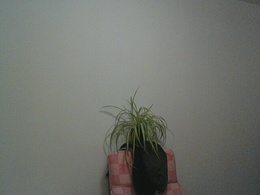
%> input picture exercise1/Assignment2/img1.jpg, 260 x 195 px, shrunk from 640 x 480 before the run; the run also reads 2 pictures not shown here
$ octave assignment2e.m   (GNU Octave 9; MATLAB toolbox functions it lacks are replaced by stand-ins)
%> lines starting %> are read from the running program, lines starting %| are printed output that depends on the picture
### exercise1/Assignment3/myhist.m
function [ H, bins ] = myhist(I , nbins) % H, bins are outputs and I,nbins are inputs
I = reshape(I, 1, numel(I) ); % reshape image in 1D vector 1xI_len
H = zeros(1, nbins) ; % initialize the histogram
max_val_in = 255 ; % highest input value
min_val_in = 0 ; % lowest input value
max_val_out = nbins; % highest cell index
min_val_out = 1 ; % lowest cell index
% Compute bin numbers for all pixels
f = (max_val_out - min_val_out) / (max_val_in - min_val_in); % Compute the scaling factor
idx = floor(double(I) * f) + min_val_out; % Calculate indices for all pixels, rounding them down
idx(idx > nbins) = nbins; % Truncate the outliers
for i = 1 : length(I) % Now iterate the image and increase appropriate histogram cell for each ←-
% pixel
H(idx(i)) = H(idx(i)) + 1;
end
% Normalize the histogram (sum of cell values equals 1)
H = H / sum(H) ;
% Compute reference values for all cells in the histogram
bins = ( (1 : nbins) - min_val_out) ./ f;
end

### exercise1/Assignment2/assignment2e.m
% images go from img1.jpg- the lighest - to the img5.jpg - the darkest.

A1 = rgb2gray(imread('img1.jpg'));
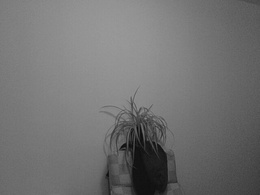
%> A1: size 195x260 uint8; min 9, max 153, mean 113.7
A2 = rgb2gray(imread('img2.jpg'));
%> A2: size 195x260 uint8; min 9, max 140, mean 112.1
A3 = rgb2gray(imread('img3.jpg'));
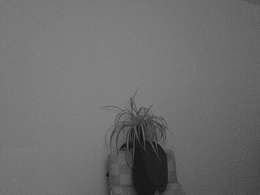
%> A3: size 195x260 uint8; min 17, max 133, mean 108.8
A4 = rgb2gray(imread('img4.jpg'));
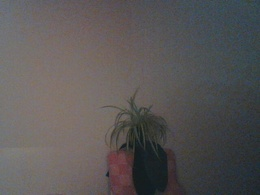
%> input picture exercise1/Assignment2/img4.jpg, 260 x 195 px, shrunk from 640 x 480 before the run
%> A4: size 195x260 uint8; min 23, max 127, mean 87.1
A5 = rgb2gray(imread('img5.jpg'));
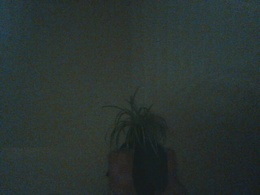
%> input picture exercise1/Assignment2/img5.jpg, 260 x 195 px, shrunk from 640 x 480 before the run
%> A5: size 195x260 uint8; min 23, max 68, mean 48

num_bins = 50
[H1, bins1]= myhist(A1, num_bins);
%> after the loop in myhist, `for i = 1 : length(I)`: H = 50 values, max 5367 at index 25, min 0 at index 1, mean 1014
%> in myhist, `H = H / sum(H) ;`: H = 50 values, max 0.106 at index 25, min 0 at index 1, mean 0.02
%> H1 has the same summary as H in myhist; bins1 = 50 values from 0 to 255
[H2, bins2]= myhist(A2, num_bins);
%> H2 = 50 values, max 0.196 at index 25, min 0 at index 1, mean 0.02; bins2 = 50 values from 0 to 255
[H3, bins3]= myhist(A3, num_bins);
%> H3 = 50 values, max 0.229 at index 24, min 0 at index 1, mean 0.02; bins3 = 50 values from 0 to 255
[H4, bins4]= myhist(A4, num_bins);
%> H4 = 50 values, max 0.148 at index 23, min 0 at index 1, mean 0.02; bins4 = 50 values from 0 to 255
[H5, bins5]= myhist(A5, num_bins);
%> H5 = 50 values, max 0.342 at index 10, min 0 at index 1, mean 0.02; bins5 = 50 values from 0 to 255

figure();
% ----- img1.jpg

subplot(5,2,1);
imagesc(A1);

subplot(5,2,2);
bar(H1);
colormap gray;

% -----  img2.jpg

subplot(5,2,3);
imagesc(A2);

subplot(5,2,4);
bar(H2);
colormap gray;

% ----- img3.jpg

subplot(5,2,5);
imagesc(A3);

subplot(5,2,6);
bar(H3);
colormap gray;

% ----- img4.jpg

subplot(5,2,7);
imagesc(A4);

subplot(5,2,8);
bar(H4);
colormap gray;

% ----- img5.jpg

subplot(5,2,9);
imagesc(A5);

subplot(5,2,10);
bar(H5);
colormap gray;
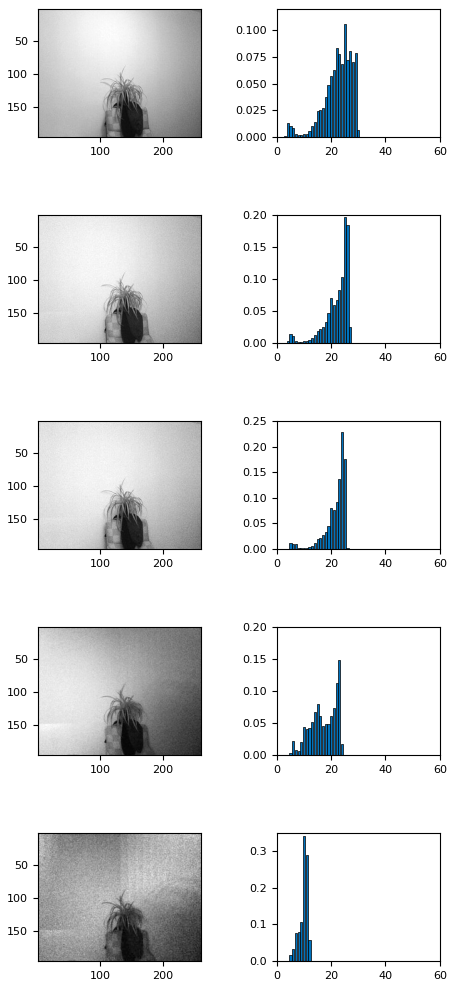
%> figure redrawn from the program's plot data, 10 panels

% ----- Interpretation -----

%{
    The better lit picture has nicer/smoother curved histogram. The reason
    being is, well, better lightning. That means colors were picked up with
    better accuracy, where as darker pictures had their "true colors"
    distorted.
    We can also see, that curves tend to move slowly towards the left -
    more darker shadows of grey, less highlights.
    I used a plant as an object, for fun :)
%}
